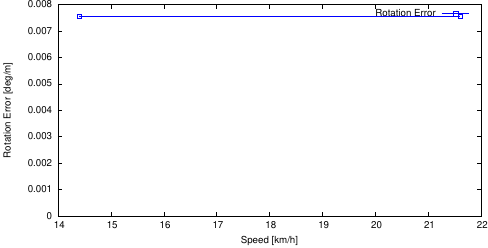

The script that saved this image:
set term postscript eps enhanced color
set output "sub08_rs.eps"
set size ratio 0.5
set yrange [0:*]
set xlabel "Speed [km/h]"
set ylabel "Rotation Error [deg/m]"
plot "sub08_rs.txt" using ($1*3.6):($2*57.3) title 'Rotation Error' lc rgb "#0000FF" pt 4 w linespoints
